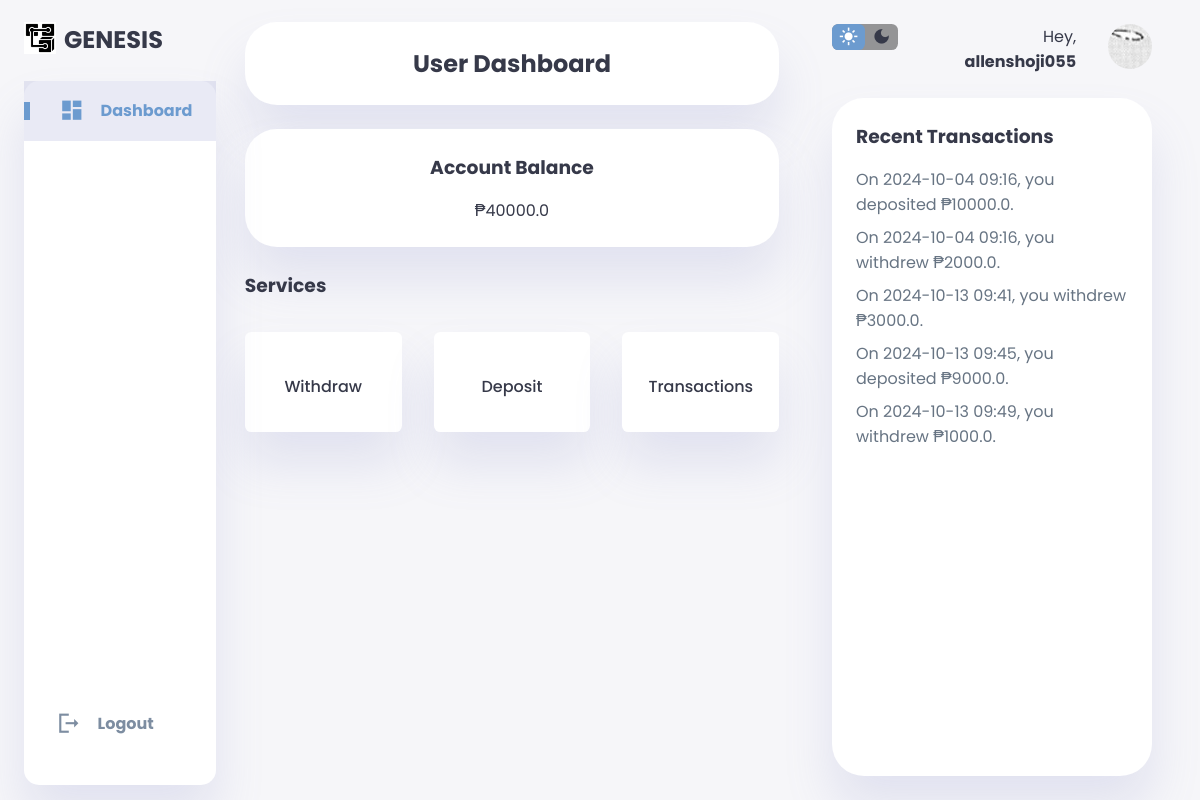
Before: /userdash (signed in) with the older database file.
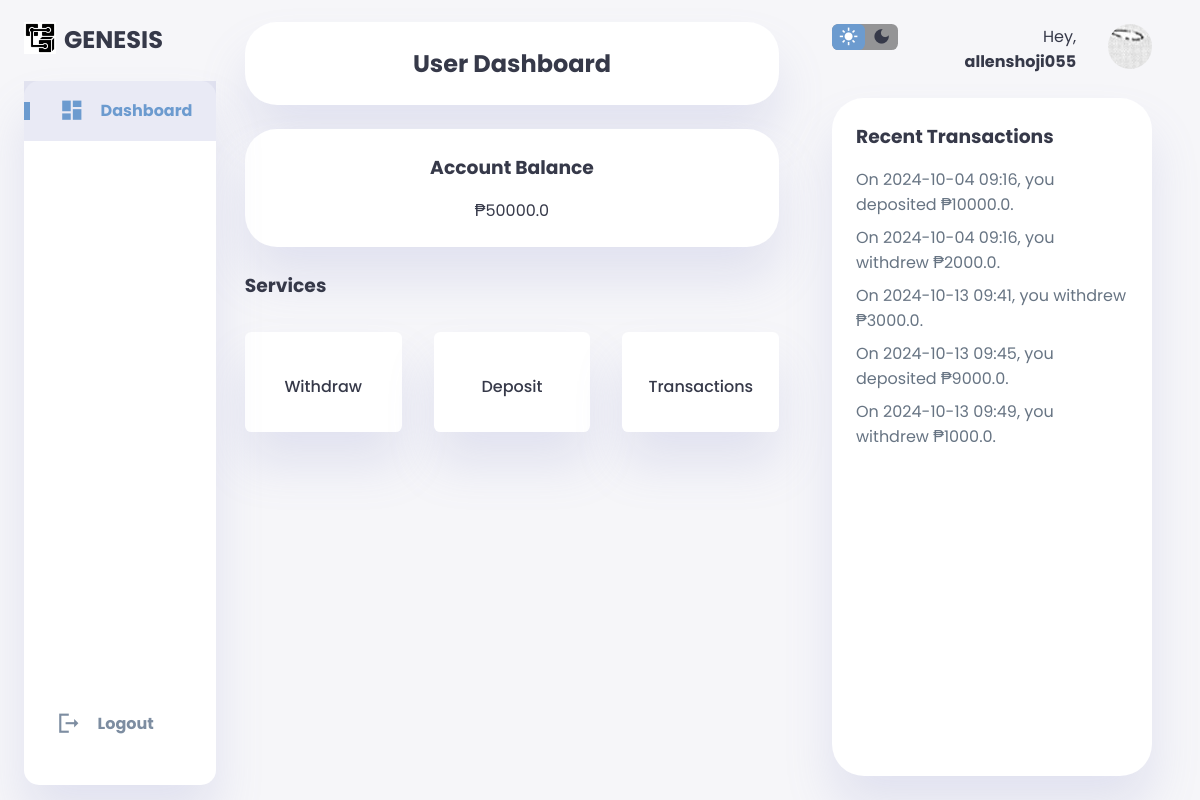
After: the same page with the newer database file.
### website/models.py (models this page shows)
class User(db.Model, UserMixin):
    id = db.Column(db.Integer, primary_key=True)
    username = db.Column(db.String(150), unique=True, nullable=False)
    email = db.Column(db.String(150), unique=True, nullable=False)
    password = db.Column(db.String(150))
    date_created = db.Column(db.DateTime(timezone=True), default=func.now())
    is_admin = db.Column(db.Boolean, default=False)
    balance = db.Column(db.Float, default=0.0)
    transactions = relationship('Transaction', backref='user')

class Transaction(db.Model):
    id = db.Column(db.Integer, primary_key=True)
    user_id = db.Column(db.Integer, db.ForeignKey('user.id'))
    transaction_date = db.Column(db.DateTime(timezone=True), default=func.now())
    transaction_type = db.Column(db.Boolean)  # True = deposit, False = withdraw
    amount = db.Column(db.Float)
    status = db.Column(db.Boolean)  # True = success, False = failed

### website/views.py (the view)
@views.route('/userdash', methods=['GET', 'POST'])
@login_required
def userdash():
    transactions = Transaction.query.filter_by(user_id=current_user.id).all()
    recent_withdrawal = next((t for t in reversed(transactions) if not t.transaction_type), None)
    recent_deposit = next((t for t in reversed(transactions) if t.transaction_type), None)
    return render_template("userdash.html", user=current_user, transactions=transactions, balance=current_user.balance, recent_withdrawal=recent_withdrawal, recent_deposit=recent_deposit)

### main.py (called while the page is built)
@app.before_request
def before_request():
    global last_request_time
    last_request_time = time.time()

### website/templates/userdash.html (shortened to what this page needs)
<!DOCTYPE html>
<html lang="en">
<head>
    <link rel="stylesheet" href="{{ url_for('static', filename='styleuser.css') }}" />
</head>
<body>
    <div class="container">
        <aside>
            <div class="toggle">
                <div class="logo">
                    <img src="{{ url_for('static', filename='images/genesisicon.png') }}" />
                    <h2>GENESIS</h2>
                </div>
            </div>
            <div class="sidebar">
                <a href="#" class="active">
                    <span class="material-icons-sharp">dashboard</span>
                    <h3>Dashboard</h3>
                </a>
                <a id="logout" class="logout" href="/logout">
                    <span class="material-icons-sharp">logout</span>
                    <h3>Logout</h3>
                </a>
            </div>
        </aside>
        <main id="mainContent">
            <div class="greeting-card">
                <h2>User Dashboard</h2>
            </div>
            <div class="account-balance-container">
                <h3 class="main--title">Account Balance</h3>
                <div class="balance-display">
                    <span class="balance-value">₱{{ user.balance }}</span>
                </div>
            </div>
            <div class="card--container">
                <h3 class="main--title">Services</h3>
                <div class="card--wrapper">
                    <div class="service--card" onclick="openWithdraw()">
                        <span>Withdraw</span>
                    </div>
                    <div class="service--card" onclick="openDeposit()">
                        <span>Deposit</span>
                    </div>
                    <div class="service--card" onclick="openTransactions()">
                        <span>Transactions</span>
                    </div>
                </div>
            </div>
        </main>
        <div class="right-section">
            <div class="nav">
                <div class="dark-mode">
                    <span class="material-icons-sharp active">light_mode</span>
                    <span class="material-icons-sharp">dark_mode</span>
                </div>
                <div class="profile">
                    <div class="info">
                        <p>Hey, <b>{{user.username}}</b></p>
                    </div>
                    <div class="profile-photo">
                        <img src="{{ url_for('static', filename='images/tempuserprof.jpg') }}" />
                    </div>
                </div>
            </div>
            <div class="notifications">
                <h3>Recent Transactions</h3>
                <ul>
                    {% for transaction in transactions[:5] %}
                        <li>
                            On {{ transaction.transaction_date.strftime('%Y-%m-%d %H:%M') }},
                            you {{ 'deposited' if transaction.transaction_type == 1 else 'withdrew' }}
                            ₱{{ transaction.amount }}.
                        </li>
                    {% endfor %}
                </ul>
            </div>
        </div>
    </div>
</body>
</html>

Changed rows visible on the page:
changed User "allenshoji055": balance "40000.0" → "50000.0"
